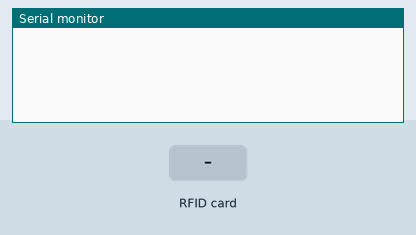
This sketch was run on a simulated ESP32. Shown: the last lines printed to the serial monitor. The inputs (shaded band) are chosen by the test bench. WiFi joins after 1.5 s; servers stay silent unless stated.

Above: at 2.7 s.
2.8 s: RFID card 12 34 56 78 held to the reader
At 3.5 s:
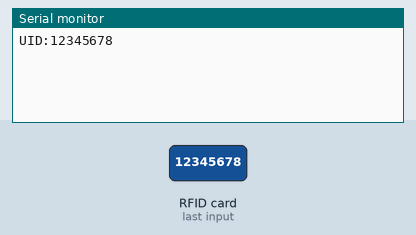
4.3 s: RFID card 5E 7A 19 C4 held to the reader
At 6.3 s:
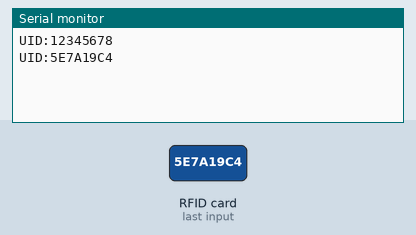

The sketch:

credit_station_1.ino
```cpp
#include <WiFi.h>
#include <HTTPClient.h>
#include <SPI.h>
#include <MFRC522.h>

#define SS_PIN 5
#define RST_PIN 22

MFRC522 mfrc522(SS_PIN, RST_PIN);

const char* WIFI_SSID = "Galaxy M30sD8BA";
const char* WIFI_PASS = "12345678";

void setup() {
  Serial.begin(115200);

  SPI.begin();
  mfrc522.PCD_Init();

  WiFi.begin(WIFI_SSID, WIFI_PASS);

  while (WiFi.status() != WL_CONNECTED)
    delay(500);
}

void loop() {

  if (!mfrc522.PICC_IsNewCardPresent())
    return;

  if (!mfrc522.PICC_ReadCardSerial())
    return;

  String uid = "";

  for (byte i = 0; i < mfrc522.uid.size; i++) {
    uid += String(mfrc522.uid.uidByte[i], HEX);
  }

  uid.toUpperCase();

  Serial.print("UID:");
  Serial.println(uid);

  delay(2000);
}
```

Measured:
- after the input at 2.8 s, the serial monitor: prints a new line at once (image 1)
- after the input at 4.3 s, the serial monitor: prints a new line after 0.51 s (image 2)
